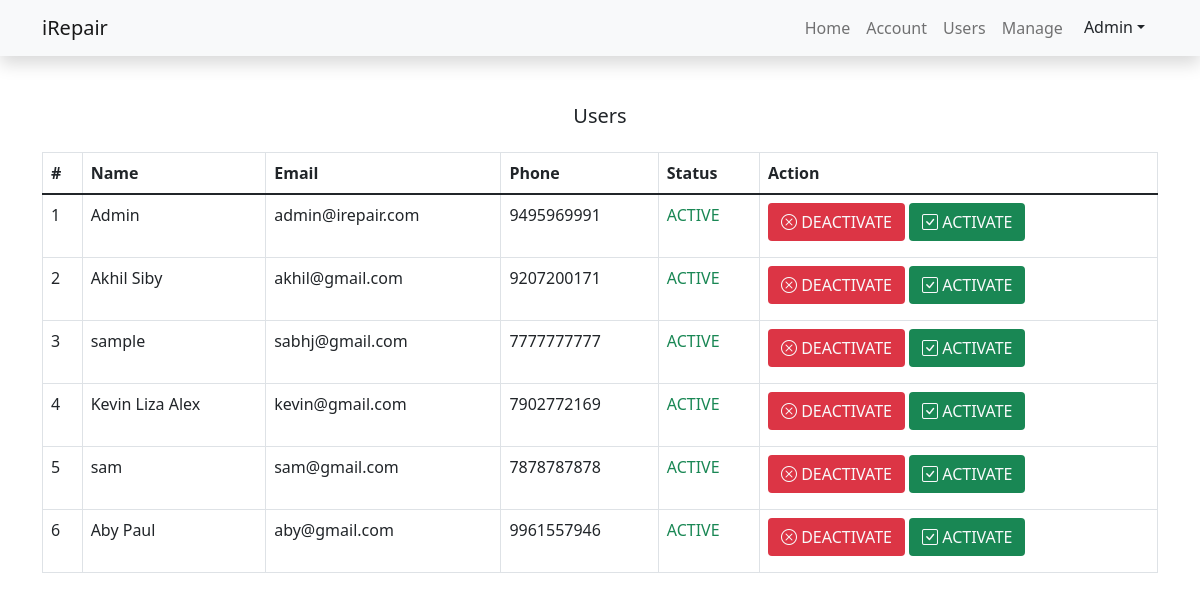
The page /adminshowusers.php (signed in) on the database its author committed.
### tables this page shows
CREATE TABLE IF NOT EXISTS `tbl_user` (
  `id` int(11) NOT NULL AUTO_INCREMENT,
  `name` varchar(20) NOT NULL,
  `email` varchar(20) NOT NULL,
  `phone` bigint(10) NOT NULL,
  `password` varchar(200) NOT NULL,
  `status` int(1) NOT NULL DEFAULT '2',
  PRIMARY KEY (`id`)
);

### adminshowusers.php (the view, shortened to what this page needs)
<?php
include("include/header.php");
if (isset($_SESSION["id"]) != session_id()) {
    echo ("<script LANGUAGE='JavaScript'>
        window.alert('Login first');
        window.location.href='userlogin.php';
      </script>");
} else {
?>
    <h5 class="text-center mb-4 mt-5">Users</h5>
    <div class="container mb-5">
        <table class="table table-bordered css-serial">
            <thead class="">
                <tr>
                    <th scope="col">#</th>
                    <th scope="col">Name</th>
                    <th scope="col">Email</th>
                    <th scope="col">Phone</th>
                    <th scope="col">Status</th>
                    <th scope="col">Action</th>
                </tr>
            </thead>
            <tbody>
                <?php
                include("include/dbconnect.php");
                $sql = "SELECT * FROM tbl_user ";
                $result = mysqli_query($conn, $sql);
                if (mysqli_num_rows($result) > 0) {
                    while ($row = mysqli_fetch_assoc($result)) {
                        echo "
              <tr>
              <td scope='row'></th>
              <td scope='row'>" . $row['name'] . "</th>
              <td scope='row'>" . $row['email'] . "</th>
              <td scope='row'>" . $row['phone'] . "</th>
              <td scope='row'>";
                        if ($row['status'] == 0) {
                            echo "<p class='card-text text-danger'>INACTIVE</p>";
                        } else {
                            echo "<p class='card-text text-success'>ACTIVE</p>
                            ";
                        }
                        echo "<td scope='row'><form method='post'><button class='btn card-title bg-danger text-light text-decoration-none' name='delbtn' value='" . $row['id'] . "'><i class='bi bi-x-circle'></i> DEACTIVATE</button> <button class='btn card-title bg-success text-light text-decoration-none' name='acbtn' value='" . $row['id'] . "'><i class='bi bi-check-square'></i> ACTIVATE</button></th>
                        </form></td>";
                        echo "</tr>";
                    }
                }
                ?>
            </tbody>
        </table>
    </div>
    </body>
    </html>
<?php
}
?>

### include/header.php (shortened to what this page needs)
<!DOCTYPE html>
<html>
<head>
    <link href="https://cdn.jsdelivr.net/npm/bootstrap@5.1.3/dist/css/bootstrap.min.css" rel="stylesheet">
    <link href="https://cdn.jsdelivr.net/npm/bootstrap-icons@1.4.1/font/bootstrap-icons.css" rel="stylesheet" />
</head>
<body>
    <nav class="navbar navbar-expand-lg navbar-light bg-light shadow static-top navmine">
        <div class="container">
            <a class="navbar-brand" href="index.php">iRepair</a>
            <div class="collapse navbar-collapse" id="navbarResponsive">
                <ul class="navbar-nav ms-auto">
                    <li class="nav-item active">
                        <a class="nav-link" href="index.php">Home</a>
                    </li>
                    <li>
                        <?php
                        if (isset($_SESSION["id"]) == session_id()) {
                            $nam = $_SESSION["s_name"];
                            if ($_SESSION["s_status"] == 1) {
                                echo "<li class='nav-item active'><a class='nav-link' href='adminpage.php'>Account</a></li>";
                                echo "<li class='nav-item active'><a class='nav-link' href='adminshowusers.php'>Users</a></li>";
                                echo "<li class='nav-item active'><a class='nav-link' href='adminmanage.php'>Manage</a></li>";
                                echo "<div class='d-flex'>";
                                echo "<div class='dropdown mr-1'>";
                                echo "<div type='button' class='btn dropdown-toggle' id='dropdownMenuOffset' data-toggle='dropdown' aria-haspopup='true' aria-expanded='false' data-offset='10,20'>";
                                echo "$nam";
                                echo "</div>";
                                echo "</div>";
                                echo "</div>";
                            } else if ($_SESSION["s_status"] == 2) {
                                echo "<li class='nav-item active'><a class='nav-link' href='selectrepairtype.php'>Request</a></li>";
                                echo "<li class='nav-item active'><a class='nav-link' href='userpage.php'>Account</a></li>";
                                echo "<li class='nav-item active'><a class='nav-link' href='userdashboard.php'>Dashboard</a></li>";
                                echo "<div class='d-flex'>";
                                echo "<div class='dropdown mr-1'>";
                                echo "<div type='button' class='btn dropdown-toggle' id='dropdownMenuOffset' data-toggle='dropdown' aria-haspopup='true' aria-expanded='false' data-offset='10,20'>";
                                echo "$nam";
                                echo "</div>";
                                echo "<div class='dropdown-menu' aria-labelledby='dropdownMenuOffset'>";
                                echo "<a class=dropdown-item href=logout.php>Logout</a>";
                                echo "</div>";
                                echo "</div>";
                                echo "</div>";
                            } else if ($_SESSION["s_status"] == 3) {
                                echo "<li class='nav-item active'><a class='nav-link' href='adminpage.php'>Account</a></li>";
                                echo "<li class='nav-item active'><a class='nav-link' href='adminshowusers.php'>Users</a></li>";
                                echo "<li class='nav-item active'><a class='nav-link' href='adminshowhistory.php'>History</a></li>";
                                echo "<li class='nav-item active'><a class='nav-link' href='technicianallocation.php'>My Jobs</a></li>";
                                echo "<li class='nav-item active'><a class='nav-link' href='adminrepairstatus.php'>Manage</a></li>";
                                echo "<li class='nav-item active'><a class='nav-link' href='adminspares.php'>Spare parts</a></li>";
                                echo "<li class='nav-item active'><a class='nav-link' href='inventorystocks.php'>Stocks</a></li>";
                                echo "<div class='d-flex'>";
                                echo "<div class='dropdown mr-1'>";
                                echo "<div type='button' class='btn dropdown-toggle' id='dropdownMenuOffset' data-toggle='dropdown' aria-haspopup='true' aria-expanded='false' data-offset='10,20'>";
                                echo "$nam";
                                echo "</div>";
                                echo "<div class='dropdown-menu' aria-labelledby='dropdownMenuOffset'>";
                                echo "<a class=dropdown-item href=logout.php>Logout</a>";
                                echo "</div>";
                                echo "</div>";
                                echo "</div>";
                            }
                        }
                        ?>
                    </li>
                </ul>
            </div>
        </div>
    </nav>

### adminshowusers.php (style rules this page uses)
.css-serial { counter-reset: serial-number; }
.css-serial td:first-child:before { counter-increment: serial-number; content: counter(serial-number); }

### rows shown on the page
tbl_user: name "Admin", email "admin@irepair.com", phone "9495969991", status "ACTIVE", $row['id'] 1 (drawn)
tbl_user: name "Akhil Siby", email "akhil@gmail.com", phone "9207200171", status "ACTIVE", $row['id'] 2 (drawn)
tbl_user: name "sample", email "sabhj@gmail.com", phone "7777777777", status "ACTIVE", $row['id'] 3 (drawn)
tbl_user: name "Kevin Liza Alex", email "kevin@gmail.com", phone "7902772169", status "ACTIVE", $row['id'] 4 (drawn)
tbl_user: name "sam", email "sam@gmail.com", phone "7878787878", status "ACTIVE", $row['id'] 5 (drawn)
tbl_user: name "Aby Paul", email "aby@gmail.com", phone "9961557946", status "ACTIVE", $row['id'] 6 (drawn)

### other values the page prints
$nam "Admin"
